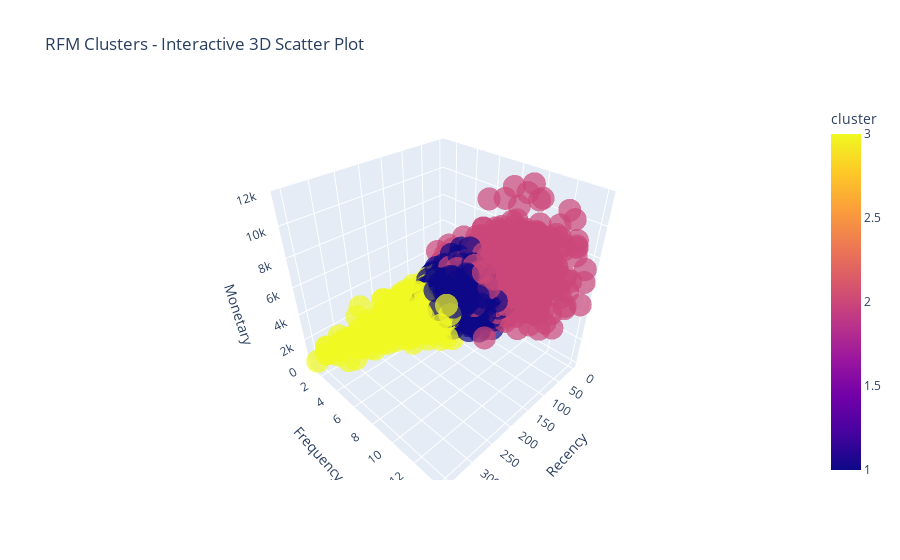

The notebook cell this image was saved under:
### Markdown cell above
### Visualizing the Clusters
- We will make an interactive cluster plot using plotly and see if we can find any insights.
- We will also use seaborn to make a cluster plot.

### Code cell
# Using Plotly to plot the ClusterMap

import plotly.express as px

# Create an interactive 3D scatter plot
fig = px.scatter_3d(
    RfmTable,
    x='recency',
    y='frequency',
    z='monetary',
    color='cluster',
    size_max=10,
    opacity=0.7,
    labels={'recency': 'Recency', 'frequency': 'Frequency', 'monetary': 'Monetary'},
    title='RFM Clusters - Interactive 3D Scatter Plot'
)

fig.show()

### Figure 1 — Plotly figure (JSON) as saved in the notebook; plotly's stock layout.template omitted (floating-point values rounded to 4 significant figures; data arrays with more than 128 entries replaced by an {"elided": "..."} marker saying what was removed)
{"data": [{"hovertemplate": "Recency=%{x}<br>Frequency=%{y}<br>Monetary=%{z}<br>cluster=%{marker.color}<extra></extra>", "legendgroup": "", "marker": {"color": {"elided": "3412 int values"}, "coloraxis": "coloraxis", "opacity": 0.7, "symbol": "circle"}, "mode": "markers", "name": "", "scene": "scene", "showlegend": false, "type": "scatter3d", "x": {"elided": "3412 int values"}, "y": {"elided": "3412 int values"}, "z": {"elided": "3412 float values"}}], "layout": {"coloraxis": {"colorbar": {"title": {"text": "cluster"}}, "colorscale": [[0, "#0d0887"], [0.1111, "#46039f"], [0.2222, "#7201a8"], [0.3333, "#9c179e"], [0.4444, "#bd3786"], [0.5556, "#d8576b"], [0.6667, "#ed7953"], [0.7778, "#fb9f3a"], [0.8889, "#fdca26"], [1, "#f0f921"]]}, "legend": {"tracegroupgap": 0}, "scene": {"domain": {"x": [0, 1], "y": [0, 1]}, "xaxis": {"title": {"text": "Recency"}}, "yaxis": {"title": {"text": "Frequency"}}, "zaxis": {"title": {"text": "Monetary"}}}, "title": {"text": "RFM Clusters - Interactive 3D Scatter Plot"}}}
